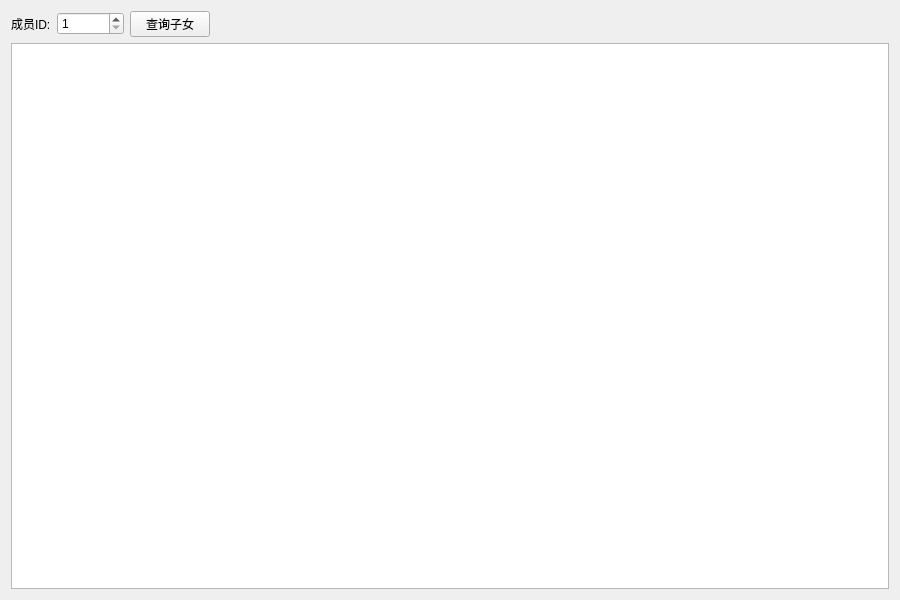
<?xml version="1.0" encoding="UTF-8"?>
<ui version="4.0">
 <class>ChildrenQueryWidget</class>
 <widget class="QWidget" name="ChildrenQueryWidget">
  <property name="geometry">
   <rect>
    <x>0</x>
    <y>0</y>
    <width>900</width>
    <height>600</height>
   </rect>
  </property>
  <property name="windowTitle">
   <string>子女查询</string>
  </property>
  <layout class="QVBoxLayout" name="verticalLayout">
   <item>
    <layout class="QHBoxLayout" name="horizontalLayout">
     <item>
      <widget class="QLabel" name="label">
       <property name="text">
        <string>成员ID:</string>
       </property>
      </widget>
     </item>
     <item>
      <widget class="QSpinBox" name="idSpinBox">
       <property name="minimum">
        <number>1</number>
       </property>
       <property name="maximum">
        <number>99999999</number>
       </property>
      </widget>
     </item>
     <item>
      <widget class="QPushButton" name="searchPushButton">
       <property name="text">
        <string>查询子女</string>
       </property>
      </widget>
     </item>
     <item>
      <spacer name="horizontalSpacer">
       <property name="orientation">
        <enum>Qt::Horizontal</enum>
       </property>
       <property name="sizeHint" stdset="0">
        <size>
         <width>40</width>
         <height>20</height>
        </size>
       </property>
      </spacer>
     </item>
    </layout>
   </item>
   <item>
    <widget class="QTableView" name="childrenTableView">
     <property name="alternatingRowColors">
      <bool>true</bool>
     </property>
     <property name="selectionBehavior">
     <enum>QAbstractItemView::SelectRows</enum>
     </property>
    </widget>
   </item>
  </layout>
 </widget>
 <resources/>
 <connections/>
</ui>
